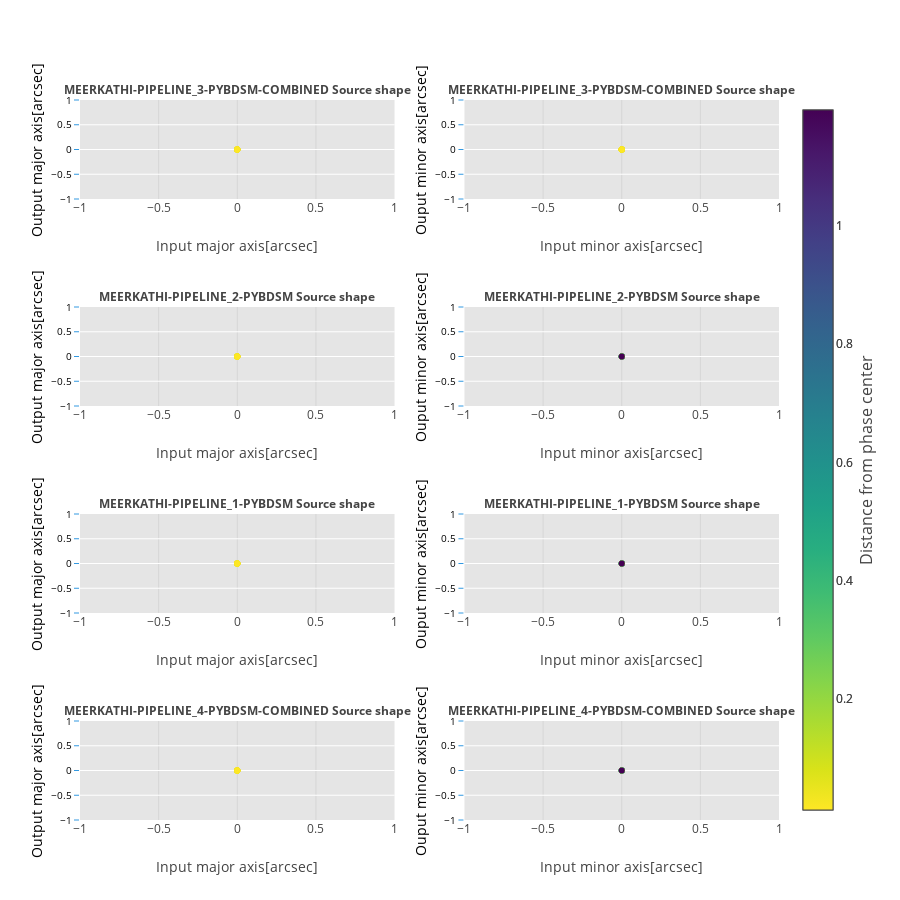

The notebook cell this image was saved under:
### Markdown cell above
## Morphological Measurements

### Code cell
data = []
im_titles =[]
for input_model, output_model in models_compare.items():
    header = output_model[:-9]
    im_titles.append('<b>%s Source shape</b>'%header.upper())
    im_titles.append('<b>%s Source shape</b>'%header.upper())

fig = tools.make_subplots(rows=len(models_compare.keys()), cols=2, shared_yaxes=False, print_grid=False,
                          horizontal_spacing = 0.1,
                          vertical_spacing = 0.15,
                          subplot_titles=im_titles)
i = -1
counter = 0
for input_model, output_model in models_compare.items():
    i += 1
    counter+=1
    SCALE = []
    SCALE_ERR = []
    flux_in_data = []
    DELTA_PHASE0 = []
    source_labels = []
    MAJ_MIN_angle_in = []
    MAJ_MIN_angle_out = []
    heading = output_model[:-9]
    for n in range(len(results[header]['flux'])):
        MAJ_MIN_angle_out.append(results[header]['shape'][n][0])
        MAJ_MIN_angle_in.append(results[header]['shape'][n][2])
        SCALE.append(results[header]['shape'][n][3])
        SCALE_ERR.append(results[header]['shape'][n][4])
        flux_in_data.append(results[header]['shape'][n][5])
        source_labels.append(results[header]['shape'][n][6])
        DELTA_PHASE0.append(results[header]['position'][n][3])  
    zipped_props = zip(MAJ_MIN_angle_out, MAJ_MIN_angle_in, DELTA_PHASE0, SCALE, SCALE_ERR)
    MAJ_MIN_angle_out, MAJ_MIN_angle_in, DELTA_PHASE0, SCALE, SCALE_ERR = zip(
        *sorted(zipped_props, key=lambda x: x[0]))
    maj_in = [maj_min_angle_in[0] for maj_min_angle_in in MAJ_MIN_angle_in]
    maj_out = [maj_min_angle_out[0] for maj_min_angle_out in MAJ_MIN_angle_out]
    min_in = [maj_min_angle_in[1] for maj_min_angle_in in MAJ_MIN_angle_in]
    min_out = [maj_min_angle_out[1] for maj_min_angle_out in MAJ_MIN_angle_out]
    angle_offset = [(maj_min_angle_out[2] - maj_min_angle_in[2]) for maj_min_angle_out, maj_min_angle_in in zip(
        MAJ_MIN_angle_out, MAJ_MIN_angle_in)]
    fig.append_trace(go.Scatter(x=maj_in, y=maj_out, mode = 'markers', showlegend=False,
                                text = name_labels, name = '%s flux_ratio' % header,
                                marker = dict(color = flux_in_data, showscale=True, colorscale='Viridis', reversescale=True,
                                              colorbar = dict(title= '', titleside ='right',
                                                             titlefont=dict(size=16))
                                             ) if i == 0 else dict(color = flux_in_data, colorscale='Viridis',
                                                                   reversescale=True),
                                error_y=dict(type='data',
                                             color = 'rgb(158, 63, 221)', visible=True)), i+1, 1)
    fig.append_trace(go.Scatter(x=min_in, y=min_out,
                                mode = 'markers', showlegend=False,
                                text = name_labels, name = '%s flux_ratio' % header,
                                marker = dict(color = flux_in_data, showscale=True,
                                              colorscale='Viridis', reversescale=True,
                                              colorbar = dict(title= 'Distance from phase center', titleside ='right',
                                                             titlefont=dict(size=16))
                                             ) if i == 0 else dict(color = DELTA_PHASE0, colorscale='Viridis',
                                                                   reversescale=True),
                                error_y=dict(type='data',
                                             color = 'rgb(158, 63, 221)', visible=True)), i+1, 2)
    pi,sin,cos = np.pi,np.sin,np.cos
    fig['layout'].update(title='', height=900, width=900,
                         paper_bgcolor='rgb(255,255,255)', plot_bgcolor='rgb(229,229,229)',
                         legend=dict(xanchor=True)
                        )
    fig['layout'].update(
        {'yaxis{}'.format(counter+i):YAxis(title=u'Output major axis[arcsec]',gridcolor='rgb(255,255,255)',
                                           color='rgb(0,0,0)',
        #range=[1,10],
        tickfont=dict(size=10, color='rgb(0,0,0)'),
        titlefont=dict(size=14),
        showgrid=True,
        showline=False,
        showticklabels=True,
        tickcolor='rgb(51,153,225)',
        ticks='outside',
        zeroline=False)})
    fig['layout'].update(
        {'yaxis{}'.format(counter+i+1):YAxis(title='Ouput minor axis[arcsec]',gridcolor='rgb(255,255,255)',
                                             color='rgb(0,0,0)',
        #range=[1,10],
        tickfont=dict(size=10, color='rgb(0,0,0)'),
        titlefont=dict(size=14),
        showgrid=True,
        showline=False,
        showticklabels=True,
        tickcolor='rgb(51,153,225)',
        ticks='outside',
        zeroline=False)})
    fig['layout'].update({'xaxis{}'.format(counter+i):XAxis(title='Input major axis[arcsec]',
                                                            titlefont=dict(size=14),
                                                            zeroline=False, position=0.0, overlaying='x',)})
    fig['layout'].update({'xaxis{}'.format(counter+i+1):XAxis(title='Input minor axis[arcsec]',
                                                              titlefont=dict(size=14),
                                                              zeroline=False)})# domain=[0.505, 0.8])}
    fig['layout']['annotations'].update({'font':{'size': 12}})
py.iplot(fig, filename='make-subplots-multiple-with-titles')

### Figure 1 — Plotly figure (JSON) as saved in the notebook; plotly's stock layout.template omitted (floating-point values rounded to 4 significant figures)
{"data": [{"error_y": {"color": "rgb(158, 63, 221)", "type": "data", "visible": true}, "marker": {"color": [0.02424, 0.09845, 0.1254, 0.02067, 1.195, 0.01533, 0.03645, 0.05208, 0.01309, 0.06147, 0.01546, 0.0138, 0.02634, 0.05042, 0.01317], "colorbar": {"title": "", "titlefont": {"size": 16}, "titleside": "right"}, "colorscale": "Viridis", "reversescale": true, "showscale": true}, "mode": "markers", "name": "meerkathi-pipeline_4-pybdsm-combined flux_ratio", "showlegend": false, "text": ["O305", "N315", "M304", "L053", "K182", "J344", "I014", "H002", "G013", "F131", "E122", "D282", "C331", "B033", "A030"], "type": "scatter", "x": [0, 0, 0, 0, 0, 0, 0, 0, 0, 0, 0, 0, 0, 0, 0], "xaxis": "x1", "y": [0, 0, 0, 0, 0, 0, 0, 0, 0, 0, 0, 0, 0, 0, 0], "yaxis": "y1"}, {"error_y": {"color": "rgb(158, 63, 221)", "type": "data", "visible": true}, "marker": {"color": [0.02424, 0.09845, 0.1254, 0.02067, 1.195, 0.01533, 0.03645, 0.05208, 0.01309, 0.06147, 0.01546, 0.0138, 0.02634, 0.05042, 0.01317], "colorbar": {"title": "Distance from phase center", "titlefont": {"size": 16}, "titleside": "right"}, "colorscale": "Viridis", "reversescale": true, "showscale": true}, "mode": "markers", "name": "meerkathi-pipeline_4-pybdsm-combined flux_ratio", "showlegend": false, "text": ["O305", "N315", "M304", "L053", "K182", "J344", "I014", "H002", "G013", "F131", "E122", "D282", "C331", "B033", "A030"], "type": "scatter", "x": [0, 0, 0, 0, 0, 0, 0, 0, 0, 0, 0, 0, 0, 0, 0], "xaxis": "x2", "y": [0, 0, 0, 0, 0, 0, 0, 0, 0, 0, 0, 0, 0, 0, 0], "yaxis": "y2"}, {"error_y": {"color": "rgb(158, 63, 221)", "type": "data", "visible": true}, "marker": {"color": [0.02424, 0.09845, 0.1254, 0.02067, 1.195, 0.01533, 0.03645, 0.05208, 0.01309, 0.06147, 0.01546, 0.0138, 0.02634, 0.05042, 0.01317], "colorscale": "Viridis", "reversescale": true}, "mode": "markers", "name": "meerkathi-pipeline_4-pybdsm-combined flux_ratio", "showlegend": false, "text": ["O305", "N315", "M304", "L053", "K182", "J344", "I014", "H002", "G013", "F131", "E122", "D282", "C331", "B033", "A030"], "type": "scatter", "x": [0, 0, 0, 0, 0, 0, 0, 0, 0, 0, 0, 0, 0, 0, 0], "xaxis": "x3", "y": [0, 0, 0, 0, 0, 0, 0, 0, 0, 0, 0, 0, 0, 0, 0], "yaxis": "y3"}, {"error_y": {"color": "rgb(158, 63, 221)", "type": "data", "visible": true}, "marker": {"color": [2898.0, 1024.0, 2041.0, 2882.0, 393.3, 1818.0, 2264.0, 1588.0, 3221.0, 1201.0, 1341.0, 2459.0, 1505.0, 641.8, 3444.0], "colorscale": "Viridis", "reversescale": true}, "mode": "markers", "name": "meerkathi-pipeline_4-pybdsm-combined flux_ratio", "showlegend": false, "text": ["O305", "N315", "M304", "L053", "K182", "J344", "I014", "H002", "G013", "F131", "E122", "D282", "C331", "B033", "A030"], "type": "scatter", "x": [0, 0, 0, 0, 0, 0, 0, 0, 0, 0, 0, 0, 0, 0, 0], "xaxis": "x4", "y": [0, 0, 0, 0, 0, 0, 0, 0, 0, 0, 0, 0, 0, 0, 0], "yaxis": "y4"}, {"error_y": {"color": "rgb(158, 63, 221)", "type": "data", "visible": true}, "marker": {"color": [0.02424, 0.09845, 0.1254, 0.02067, 1.195, 0.01533, 0.03645, 0.05208, 0.01309, 0.06147, 0.01546, 0.0138, 0.02634, 0.05042, 0.01317], "colorscale": "Viridis", "reversescale": true}, "mode": "markers", "name": "meerkathi-pipeline_4-pybdsm-combined flux_ratio", "showlegend": false, "text": ["O305", "N315", "M304", "L053", "K182", "J344", "I014", "H002", "G013", "F131", "E122", "D282", "C331", "B033", "A030"], "type": "scatter", "x": [0, 0, 0, 0, 0, 0, 0, 0, 0, 0, 0, 0, 0, 0, 0], "xaxis": "x5", "y": [0, 0, 0, 0, 0, 0, 0, 0, 0, 0, 0, 0, 0, 0, 0], "yaxis": "y5"}, {"error_y": {"color": "rgb(158, 63, 221)", "type": "data", "visible": true}, "marker": {"color": [2898.0, 1024.0, 2041.0, 2882.0, 393.3, 1818.0, 2264.0, 1588.0, 3221.0, 1201.0, 1341.0, 2459.0, 1505.0, 641.8, 3444.0], "colorscale": "Viridis", "reversescale": true}, "mode": "markers", "name": "meerkathi-pipeline_4-pybdsm-combined flux_ratio", "showlegend": false, "text": ["O305", "N315", "M304", "L053", "K182", "J344", "I014", "H002", "G013", "F131", "E122", "D282", "C331", "B033", "A030"], "type": "scatter", "x": [0, 0, 0, 0, 0, 0, 0, 0, 0, 0, 0, 0, 0, 0, 0], "xaxis": "x6", "y": [0, 0, 0, 0, 0, 0, 0, 0, 0, 0, 0, 0, 0, 0, 0], "yaxis": "y6"}, {"error_y": {"color": "rgb(158, 63, 221)", "type": "data", "visible": true}, "marker": {"color": [0.02424, 0.09845, 0.1254, 0.02067, 1.195, 0.01533, 0.03645, 0.05208, 0.01309, 0.06147, 0.01546, 0.0138, 0.02634, 0.05042, 0.01317], "colorscale": "Viridis", "reversescale": true}, "mode": "markers", "name": "meerkathi-pipeline_4-pybdsm-combined flux_ratio", "showlegend": false, "text": ["O305", "N315", "M304", "L053", "K182", "J344", "I014", "H002", "G013", "F131", "E122", "D282", "C331", "B033", "A030"], "type": "scatter", "x": [0, 0, 0, 0, 0, 0, 0, 0, 0, 0, 0, 0, 0, 0, 0], "xaxis": "x7", "y": [0, 0, 0, 0, 0, 0, 0, 0, 0, 0, 0, 0, 0, 0, 0], "yaxis": "y7"}, {"error_y": {"color": "rgb(158, 63, 221)", "type": "data", "visible": true}, "marker": {"color": [2898.0, 1024.0, 2041.0, 2882.0, 393.3, 1818.0, 2264.0, 1588.0, 3221.0, 1201.0, 1341.0, 2459.0, 1505.0, 641.8, 3444.0], "colorscale": "Viridis", "reversescale": true}, "mode": "markers", "name": "meerkathi-pipeline_4-pybdsm-combined flux_ratio", "showlegend": false, "text": ["O305", "N315", "M304", "L053", "K182", "J344", "I014", "H002", "G013", "F131", "E122", "D282", "C331", "B033", "A030"], "type": "scatter", "x": [0, 0, 0, 0, 0, 0, 0, 0, 0, 0, 0, 0, 0, 0, 0], "xaxis": "x8", "y": [0, 0, 0, 0, 0, 0, 0, 0, 0, 0, 0, 0, 0, 0, 0], "yaxis": "y8"}], "layout": {"annotations": [{"font": {"size": 12}, "showarrow": false, "text": "<b>MEERKATHI-PIPELINE_3-PYBDSM-COMBINED Source shape</b>", "x": 0.225, "xanchor": "center", "xref": "paper", "y": 1, "yanchor": "bottom", "yref": "paper"}, {"font": {"size": 12}, "showarrow": false, "text": "<b>MEERKATHI-PIPELINE_3-PYBDSM-COMBINED Source shape</b>", "x": 0.775, "xanchor": "center", "xref": "paper", "y": 1, "yanchor": "bottom", "yref": "paper"}, {"font": {"size": 12}, "showarrow": false, "text": "<b>MEERKATHI-PIPELINE_2-PYBDSM Source shape</b>", "x": 0.225, "xanchor": "center", "xref": "paper", "y": 0.7125, "yanchor": "bottom", "yref": "paper"}, {"font": {"size": 12}, "showarrow": false, "text": "<b>MEERKATHI-PIPELINE_2-PYBDSM Source shape</b>", "x": 0.775, "xanchor": "center", "xref": "paper", "y": 0.7125, "yanchor": "bottom", "yref": "paper"}, {"font": {"size": 12}, "showarrow": false, "text": "<b>MEERKATHI-PIPELINE_1-PYBDSM Source shape</b>", "x": 0.225, "xanchor": "center", "xref": "paper", "y": 0.425, "yanchor": "bottom", "yref": "paper"}, {"font": {"size": 12}, "showarrow": false, "text": "<b>MEERKATHI-PIPELINE_1-PYBDSM Source shape</b>", "x": 0.775, "xanchor": "center", "xref": "paper", "y": 0.425, "yanchor": "bottom", "yref": "paper"}, {"font": {"size": 12}, "showarrow": false, "text": "<b>MEERKATHI-PIPELINE_4-PYBDSM-COMBINED Source shape</b>", "x": 0.225, "xanchor": "center", "xref": "paper", "y": 0.1375, "yanchor": "bottom", "yref": "paper"}, {"font": {"size": 12}, "showarrow": false, "text": "<b>MEERKATHI-PIPELINE_4-PYBDSM-COMBINED Source shape</b>", "x": 0.775, "xanchor": "center", "xref": "paper", "y": 0.1375, "yanchor": "bottom", "yref": "paper"}], "height": 900, "legend": {"xanchor": true}, "paper_bgcolor": "rgb(255,255,255)", "plot_bgcolor": "rgb(229,229,229)", "title": "", "width": 900, "xaxis1": {"anchor": "y1", "domain": [0, 0.45], "overlaying": "x", "position": 0, "title": "Input major axis[arcsec]", "titlefont": {"size": 14}, "zeroline": false}, "xaxis2": {"anchor": "y2", "domain": [0.55, 1], "title": "Input minor axis[arcsec]", "titlefont": {"size": 14}, "zeroline": false}, "xaxis3": {"anchor": "y3", "domain": [0, 0.45], "overlaying": "x", "position": 0, "title": "Input major axis[arcsec]", "titlefont": {"size": 14}, "zeroline": false}, "xaxis4": {"anchor": "y4", "domain": [0.55, 1], "title": "Input minor axis[arcsec]", "titlefont": {"size": 14}, "zeroline": false}, "xaxis5": {"anchor": "y5", "domain": [0, 0.45], "overlaying": "x", "position": 0, "title": "Input major axis[arcsec]", "titlefont": {"size": 14}, "zeroline": false}, "xaxis6": {"anchor": "y6", "domain": [0.55, 1], "title": "Input minor axis[arcsec]", "titlefont": {"size": 14}, "zeroline": false}, "xaxis7": {"anchor": "y7", "domain": [0, 0.45], "overlaying": "x", "position": 0, "title": "Input major axis[arcsec]", "titlefont": {"size": 14}, "zeroline": false}, "xaxis8": {"anchor": "y8", "domain": [0.55, 1], "title": "Input minor axis[arcsec]", "titlefont": {"size": 14}, "zeroline": false}, "yaxis1": {"anchor": "x1", "color": "rgb(0,0,0)", "domain": [0.8625, 1], "gridcolor": "rgb(255,255,255)", "showgrid": true, "showline": false, "showticklabels": true, "tickcolor": "rgb(51,153,225)", "tickfont": {"color": "rgb(0,0,0)", "size": 10}, "ticks": "outside", "title": "Output major axis[arcsec]", "titlefont": {"size": 14}, "zeroline": false}, "yaxis2": {"anchor": "x2", "color": "rgb(0,0,0)", "domain": [0.8625, 1], "gridcolor": "rgb(255,255,255)", "showgrid": true, "showline": false, "showticklabels": true, "tickcolor": "rgb(51,153,225)", "tickfont": {"color": "rgb(0,0,0)", "size": 10}, "ticks": "outside", "title": "Ouput minor axis[arcsec]", "titlefont": {"size": 14}, "zeroline": false}, "yaxis3": {"anchor": "x3", "color": "rgb(0,0,0)", "domain": [0.575, 0.7125], "gridcolor": "rgb(255,255,255)", "showgrid": true, "showline": false, "showticklabels": true, "tickcolor": "rgb(51,153,225)", "tickfont": {"color": "rgb(0,0,0)", "size": 10}, "ticks": "outside", "title": "Output major axis[arcsec]", "titlefont": {"size": 14}, "zeroline": false}, "yaxis4": {"anchor": "x4", "color": "rgb(0,0,0)", "domain": [0.575, 0.7125], "gridcolor": "rgb(255,255,255)", "showgrid": true, "showline": false, "showticklabels": true, "tickcolor": "rgb(51,153,225)", "tickfont": {"color": "rgb(0,0,0)", "size": 10}, "ticks": "outside", "title": "Ouput minor axis[arcsec]", "titlefont": {"size": 14}, "zeroline": false}, "yaxis5": {"anchor": "x5", "color": "rgb(0,0,0)", "domain": [0.2875, 0.425], "gridcolor": "rgb(255,255,255)", "showgrid": true, "showline": false, "showticklabels": true, "tickcolor": "rgb(51,153,225)", "tickfont": {"color": "rgb(0,0,0)", "size": 10}, "ticks": "outside", "title": "Output major axis[arcsec]", "titlefont": {"size": 14}, "zeroline": false}, "yaxis6": {"anchor": "x6", "color": "rgb(0,0,0)", "domain": [0.2875, 0.425], "gridcolor": "rgb(255,255,255)", "showgrid": true, "showline": false, "showticklabels": true, "tickcolor": "rgb(51,153,225)", "tickfont": {"color": "rgb(0,0,0)", "size": 10}, "ticks": "outside", "title": "Ouput minor axis[arcsec]", "titlefont": {"size": 14}, "zeroline": false}, "yaxis7": {"anchor": "x7", "color": "rgb(0,0,0)", "domain": [0, 0.1375], "gridcolor": "rgb(255,255,255)", "showgrid": true, "showline": false, "showticklabels": true, "tickcolor": "rgb(51,153,225)", "tickfont": {"color": "rgb(0,0,0)", "size": 10}, "ticks": "outside", "title": "Output major axis[arcsec]", "titlefont": {"size": 14}, "zeroline": false}, "yaxis8": {"anchor": "x8", "color": "rgb(0,0,0)", "domain": [0, 0.1375], "gridcolor": "rgb(255,255,255)", "showgrid": true, "showline": false, "showticklabels": true, "tickcolor": "rgb(51,153,225)", "tickfont": {"color": "rgb(0,0,0)", "size": 10}, "ticks": "outside", "title": "Ouput minor axis[arcsec]", "titlefont": {"size": 14}, "zeroline": false}}}
